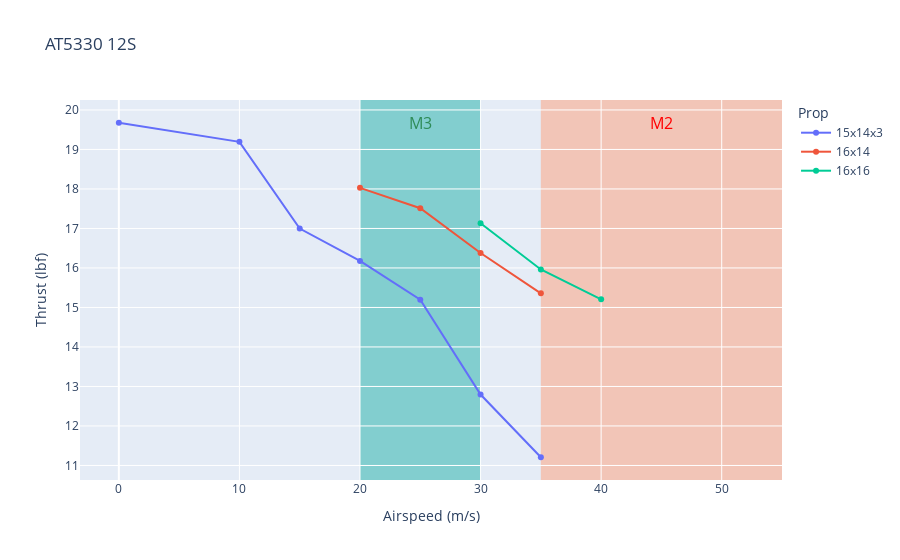
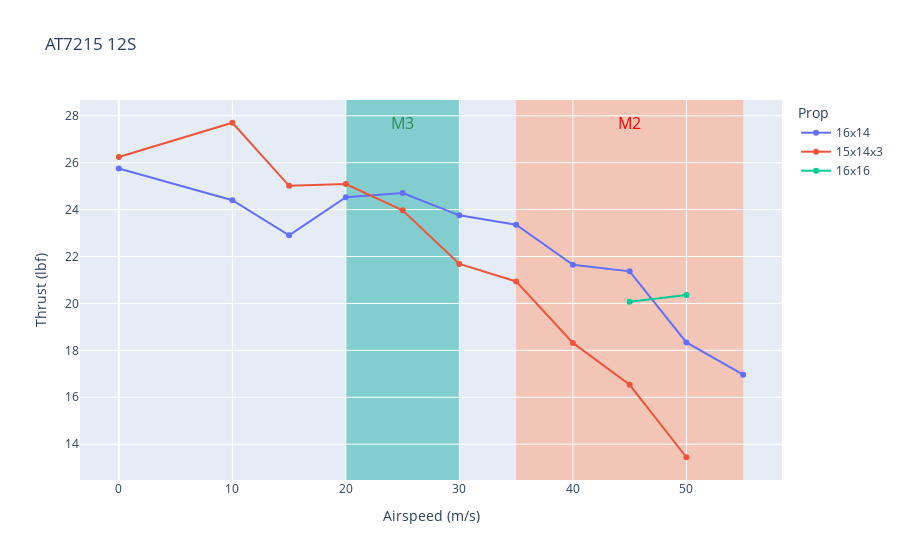

Notebook source saved alongside these figures, in order:
### Code cell
for motor in df_max_12s["Motor"].unique():
    df_motor = df_max_12s[df_max_12s["Motor"] == motor].sort_values(by="Airspeed")
    fig = px.scatter(df_motor, x="Airspeed", y="Thrust", color="Prop", title=motor + " 12S")
    fig.update_traces(mode='lines+markers')
    fig.update_layout(
        xaxis_title="Airspeed (m/s)",
        yaxis_title="Thrust (lbf)",
        legend_title="Prop",
    )
    fig.add_vrect(
        x0=35, x1=55,
        fillcolor="LightSalmon", opacity=0.5,
        layer="below", line_width=0,
    )
    fig.add_annotation(
        x=(55 + 35)/2, y=df_motor["Thrust"].max(),
        text="M2",
        showarrow=False,
        font=dict(
            size=16,
            color="red"
        ),
    )
    fig.add_vrect(
        x0=20, x1=30,
        fillcolor="LightSeagreen", opacity=0.5,
        layer="below", line_width=0,
    )
    fig.add_annotation(
        x=(30 + 20)/2, y=df_motor["Thrust"].max(),
        text="M3",
        showarrow=False,
        font=dict(
            size=16,
            color="seagreen"
        ),
    )
    fig.show()
    fig.write_image(os.path.join(OUTPUT_DIR, f"{motor}_12s.png"), width=1000, height=500)

### Figure 1 — Plotly figure (JSON) as saved in the notebook; plotly's stock layout.template omitted (floating-point values rounded to 4 significant figures)
{"data": [{"hovertemplate": "Prop=15x14x3<br>Airspeed=%{x}<br>Thrust=%{y}<extra></extra>", "legendgroup": "15x14x3", "marker": {"color": "#636efa", "symbol": "circle"}, "mode": "lines+markers", "name": "15x14x3", "orientation": "v", "showlegend": true, "type": "scatter", "x": [0, 10, 15, 20, 25, 30, 35], "xaxis": "x", "y": [19.68, 19.19, 17.0, 16.18, 15.2, 12.8, 11.21], "yaxis": "y"}, {"hovertemplate": "Prop=16x14<br>Airspeed=%{x}<br>Thrust=%{y}<extra></extra>", "legendgroup": "16x14", "marker": {"color": "#EF553B", "symbol": "circle"}, "mode": "lines+markers", "name": "16x14", "orientation": "v", "showlegend": true, "type": "scatter", "x": [20, 25, 30, 35], "xaxis": "x", "y": [18.03, 17.51, 16.38, 15.36], "yaxis": "y"}, {"hovertemplate": "Prop=16x16<br>Airspeed=%{x}<br>Thrust=%{y}<extra></extra>", "legendgroup": "16x16", "marker": {"color": "#00cc96", "symbol": "circle"}, "mode": "lines+markers", "name": "16x16", "orientation": "v", "showlegend": true, "type": "scatter", "x": [30, 35, 40], "xaxis": "x", "y": [17.13, 15.96, 15.21], "yaxis": "y"}], "layout": {"annotations": [{"font": {"color": "red", "size": 16}, "showarrow": false, "text": "M2", "x": 45, "y": 19.68}, {"font": {"color": "seagreen", "size": 16}, "showarrow": false, "text": "M3", "x": 25, "y": 19.68}], "legend": {"title": {"text": "Prop"}, "tracegroupgap": 0}, "shapes": [{"fillcolor": "LightSalmon", "layer": "below", "line": {"width": 0}, "opacity": 0.5, "type": "rect", "x0": 35, "x1": 55, "xref": "x", "y0": 0, "y1": 1, "yref": "y domain"}, {"fillcolor": "LightSeagreen", "layer": "below", "line": {"width": 0}, "opacity": 0.5, "type": "rect", "x0": 20, "x1": 30, "xref": "x", "y0": 0, "y1": 1, "yref": "y domain"}], "title": {"text": "AT5330 12S"}, "xaxis": {"anchor": "y", "domain": [0, 1], "title": {"text": "Airspeed (m/s)"}}, "yaxis": {"anchor": "x", "domain": [0, 1], "title": {"text": "Thrust (lbf)"}}}}

### Figure 2 — Plotly figure (JSON) as saved in the notebook; plotly's stock layout.template omitted (floating-point values rounded to 4 significant figures)
{"data": [{"hovertemplate": "Prop=16x14<br>Airspeed=%{x}<br>Thrust=%{y}<extra></extra>", "legendgroup": "16x14", "marker": {"color": "#636efa", "symbol": "circle"}, "mode": "lines+markers", "name": "16x14", "orientation": "v", "showlegend": true, "type": "scatter", "x": [0, 10, 15, 20, 25, 30, 35, 40, 45, 50, 55], "xaxis": "x", "y": [25.75, 24.4, 22.91, 24.52, 24.71, 23.76, 23.36, 21.65, 21.37, 18.34, 16.96], "yaxis": "y"}, {"hovertemplate": "Prop=15x14x3<br>Airspeed=%{x}<br>Thrust=%{y}<extra></extra>", "legendgroup": "15x14x3", "marker": {"color": "#EF553B", "symbol": "circle"}, "mode": "lines+markers", "name": "15x14x3", "orientation": "v", "showlegend": true, "type": "scatter", "x": [0, 10, 15, 20, 25, 30, 35, 40, 45, 50], "xaxis": "x", "y": [26.24, 27.7, 25.01, 25.09, 23.97, 21.68, 20.94, 18.32, 16.53, 13.44], "yaxis": "y"}, {"hovertemplate": "Prop=16x16<br>Airspeed=%{x}<br>Thrust=%{y}<extra></extra>", "legendgroup": "16x16", "marker": {"color": "#00cc96", "symbol": "circle"}, "mode": "lines+markers", "name": "16x16", "orientation": "v", "showlegend": true, "type": "scatter", "x": [45, 50], "xaxis": "x", "y": [20.07, 20.36], "yaxis": "y"}], "layout": {"annotations": [{"font": {"color": "red", "size": 16}, "showarrow": false, "text": "M2", "x": 45, "y": 27.7}, {"font": {"color": "seagreen", "size": 16}, "showarrow": false, "text": "M3", "x": 25, "y": 27.7}], "legend": {"title": {"text": "Prop"}, "tracegroupgap": 0}, "shapes": [{"fillcolor": "LightSalmon", "layer": "below", "line": {"width": 0}, "opacity": 0.5, "type": "rect", "x0": 35, "x1": 55, "xref": "x", "y0": 0, "y1": 1, "yref": "y domain"}, {"fillcolor": "LightSeagreen", "layer": "below", "line": {"width": 0}, "opacity": 0.5, "type": "rect", "x0": 20, "x1": 30, "xref": "x", "y0": 0, "y1": 1, "yref": "y domain"}], "title": {"text": "AT7215 12S"}, "xaxis": {"anchor": "y", "domain": [0, 1], "title": {"text": "Airspeed (m/s)"}}, "yaxis": {"anchor": "x", "domain": [0, 1], "title": {"text": "Thrust (lbf)"}}}}
